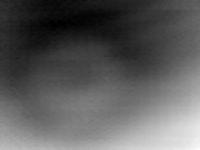
#> input picture results/A/1.jpg, 200 x 150 px, given as the content of the folder ./images/, which was not available
$ python demo.py
#> lines starting #> are read from the running program, lines starting #| are printed output that depends on the picture; pictures that were not available may be replaced by others from this repository, and a replacement may not be noted
### utility.py
import os

def allFilePath(data_dir):
#> called with data_dir = './images/'
    file_list = []
    for (dirpath, dirnames, filenames) in os.walk(data_dir):
        for filename in filenames:
            file_dir = os.path.join(dirpath, filename)
            file_list.append(file_dir)
#> further down, input_image is the input picture: shape (150, 200, 3); min 0, max 254, mean 91.3
    return file_list

### winRPCA_median.py
'''
This is a python implementation of the "small target detection" algorithm in
--------------------------------------------------------------------------------
Chenqiang Gao, Deyu Meng, Yi Yang, et al.,
"Infrared Patch-Image Model for Small Target Detection in a Single Image,"
Image Processing, IEEE Transactions on, vol. 22, no. 12, pp. 4996-5009, 2013.
--------------------------------------------------------------------------------
Please note that this code do NOT contain the segmentation step. If you the
locations of small targets, you have to use a segmentation algorithm.

If you have any questions, please contact:
Author: Yao Li
Email: yaoli0508@hit.edu.cn
Copyright:  Harbin Institute of Technology, College of Mathematics
--------------------------------------------------------------------------------
License: Our code is only available for non-commercial research use.
'''
import numpy as np
from APG_IR import APG_IR

def rgb2gray(rgb):
    return np.dot(rgb[...,:3], [0.2989, 0.5870, 0.1140])

def mat2gray(image):
    return (image - np.min(image))/np.ptp(image)


'''
Input:
    image: (np.array, dtype=uint8) m x n matrix of an infrared image
    options: (dict)
        'dw': width of the patch
        'dh': height of the patch
        'x_step': sliding steps of patch along x-axis
        'y_step': sliding steps of patch along y-axis
Output:
    A_hat: (np.array, dtype=uint8) m x n matrix estimates for background image
    E_hat: (np.array, dtype=uint8) m x n matrix estimates for target image

% [A_hat, E_hat] - estimates for background image and target image, respectively
'''
def winRPCA_median(image, options):
    if len(image.shape) == 3:
        image = rgb2gray(image)
    m, n = image.shape
#> m = 150; n = 200

    D = []
    for i in range(0, m-options['dh']+1, options['y_step']):
        for j in range(0, n-options['dw']+1, options['x_step']):
            D.append(image[i:i+options['dh'], j:j+options['dw']].flatten('F'))
#> after the loop, D = 176 items
    D_array = np.array(D).T
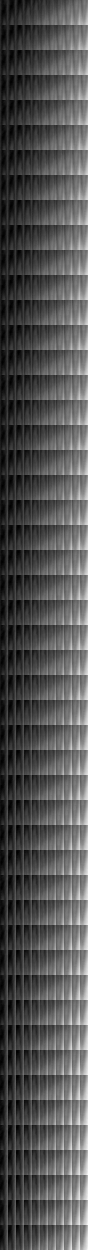
#> D_array: shape (2500, 176) float64 (shown at 1/2 size); min 0, max 254, mean 83.7
    D_normalized = mat2gray(D_array)
    Lambda = 1 / np.sqrt(max(m, n))
#> Lambda = 0.0707
    A1, E1 = APG_IR(D_normalized, Lambda)

    AA = np.zeros((m, n, 100))
    EE = np.zeros((m, n, 100))

    index = 0
    C = np.zeros(image.shape)
    A_hat = np.zeros(image.shape)
    E_hat = np.zeros(image.shape)

    for i in range(0, m-options['dh']+1, options['y_step']):
        for j in range(0, n-options['dw']+1, options['x_step']):
            temp = A1[:, index].reshape((options['dw'], options['dh'])).T
            temp1 = E1[:, index].reshape((options['dw'], options['dh'])).T
            C[i:i+options['dh'], j:j+options['dw']] += 1
            index += 1
            for ii in range(i, i+options['dh']):
                for jj in range(j, j+options['dw']):
                    AA[ii, jj, int(C[ii, jj])-1] = temp[ii-i, jj-j]
                    EE[ii, jj, int(C[ii, jj])-1] = temp1[ii-i, jj-j]

    for i in range(m):
        for j in range(n):
            if C[i,j] > 0:
                A_hat[i,j] = np.median(AA[i,j,:int(C[i,j])])
                E_hat[i,j] = np.median(EE[i,j,:int(C[i,j])])

    return A_hat, E_hat

### APG_IR.py
'''
This is a python implementation of the "small target detection" algorithm in
--------------------------------------------------------------------------------
Chenqiang Gao, Deyu Meng, Yi Yang, et al.,
"Infrared Patch-Image Model for Small Target Detection in a Single Image,"
Image Processing, IEEE Transactions on, vol. 22, no. 12, pp. 4996-5009, 2013.
--------------------------------------------------------------------------------
Please note that this code do NOT contain the segmentation step. If you the
locations of small targets, you have to use a segmentation algorithm.

If you have any questions, please contact:
Author: Yao Li
Email: yaoli0508@hit.edu.cn
Copyright:  Harbin Institute of Technology, College of Mathematics
--------------------------------------------------------------------------------
License: Our code is only available for non-commercial research use.
'''
import numpy as np

def pos(A):
    return A * ( A > 0 ).astype(np.float32);

'''
Input:
    D: (np.array, dtype=uint8) m x n matrix of observations/data
    Lambda: (float) weight on sparse error term in the cost function
    tol: (float) tolerance for stopping criterion, DEFAULT 1e-7
    maxIter: (int) maximum number of iterations, DEFAULT 10000
    lineSearchFlag: 1 if line search is to be done every iteration, DEFAULT 0
    continuationFlag: 1 if a continuation is to be done on the parameter mu
        DEFAULT 1
    eta: (float) (0,1) line search parameter, ignored if lineSearchFlag is 0,
        DEFAULT 0.9
    mu: relaxation parameter, ignored if continuationFlag is 1, DEFAULT 1e-3
    outputFileName: (str) Details of each iteration are dumped here, if provided
Output:
    X_k_A: estimates for the low-rank part
    X_k_E:estimates for the error part
'''
def APG_IR(D, Lambda, maxIter=1e4, tol=1e-7, lineSearchFlag=0, \
    continuationFlag=1, eta=.9, mu=1e-3, outputFileName=None):

#> called with Lambda = 0.0707, maxIter = 10000, tol = 1e-07, lineSearchFlag = 0, continuationFlag = 1, eta = 0.9, mu = 0.001
    if outputFileName is not None:
        output_file = open(outputFileName, 'w')

    DISPLAY_EVERY = 20 ;
    DISPLAY = 0 ;

    m, n = D.shape
#> m = 2500; n = 176
    t_k = 1
    t_km1 = 1
    tau_0 = 2 # square of Lipschitz constant for the RPCA problem

    X_km1_A = np.zeros(D.shape)
    X_km1_E = np.zeros(D.shape) # X^{k-1} = (A^{k-1},E^{k-1})
    X_k_A = np.zeros(D.shape)
    X_k_E = np.zeros(D.shape) # X^{k} = (A^{k},E^{k})

    U,s,V = np.linalg.svd(D, full_matrices=False)
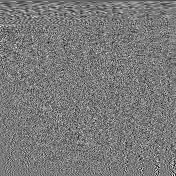
#> V: shape (176, 176) float64; min -0.344, max 0.373, mean -0.000684; drawn with min black and max white
#> s = 176 values, max 247 at index 0, min 0.126 at index 175, mean 2.08
    mu_k = s[1]
#> mu_k = 17.09
    mu_bar = .005 * s[3]
#> mu_bar = 0.0437
    tau_k = tau_0
    converged = 0
    numIter = 0
    NOChange_counter = 0
    pre_rank = 0
    pre_cardE = 0

    while not converged:
        Y_k_A = X_k_A + ((t_km1 - 1)/t_k)*(X_k_A-X_km1_A)
        Y_k_E = X_k_E + ((t_km1 - 1)/t_k)*(X_k_E-X_km1_E)
        G_k_A = Y_k_A - (1./tau_k)*(Y_k_A+Y_k_E-D)
        G_k_E = Y_k_E - (1./tau_k)*(Y_k_A+Y_k_E-D)

        U,s,V = np.linalg.svd(G_k_A, full_matrices=False)
        X_kp1_A = np.dot(np.dot(U, np.diag(pos(s - mu_k/tau_k))), V)
        X_kp1_E = np.sign(G_k_E)*pos(np.abs(G_k_E) - Lambda* mu_k/tau_k)

        rankA  = np.sum(s>mu_k/tau_k)
        cardE = np.sum(np.sum((np.abs(X_kp1_E)>0).astype(np.float32)))

        t_kp1 = 0.5*(1+np.sqrt(1+4*t_k*t_k))
        temp = X_kp1_A + X_kp1_E - Y_k_A - Y_k_E
        S_kp1_A = tau_k*(Y_k_A-X_kp1_A) + temp
        S_kp1_E = tau_k*(Y_k_E-X_kp1_E) + temp

        norm_S = np.linalg.norm(\
            np.concatenate((S_kp1_A, S_kp1_E), axis=1), ord='fro')
        norm_X = np.linalg.norm(\
            np.concatenate((X_kp1_A, X_kp1_E), axis=1), ord='fro')
        stoppingCriterion = norm_S / (tau_k * max(1., norm_X))
        if stoppingCriterion <= tol:
            converged = 1
        if continuationFlag:
            mu_k = max(0.9*mu_k, mu_bar)

        t_km1 = t_k
        t_k = t_kp1
        X_km1_A = X_k_A
        X_km1_E = X_k_E
        X_k_A = X_kp1_A
        X_k_E = X_kp1_E
        numIter += 1

        ########################################################################
        # The iteration process can be finished if the rank of A keeps the same
        # many times

        if pre_rank == rankA:
            NOChange_counter += 1;
            if NOChange_counter > 10 and np.abs(cardE-pre_cardE) < 20:
                converged = 1
        else:
            NOChange_counter = 0
            pre_cardE = cardE
        pre_rank = rankA
        ########################################################################
        # In practice, the APG algorithm, sometimes, cannot get a strictly
        # low-rank matrix A_hat after iteration process. Many  singular valus of
        # the obtained matrix A_hat, however, are extremely small. This can be
        # considered to be low-rank to a certain extent. Experimental results
        # show that the final recoverd backgournd image and target image are
        # good. Alternatively, we can make the rank of matrix A_hat lower using
        # the following truncation. This trick can make the APG algorithm faster
        # and the performance of our algorithm is still satisfied. Here we set
        # the truncated threshold as 0.3, while it can be adaptively set based
        # on your actual scenarios.
        if rankA > 0.3 * min(m, n):
            converged = 1
        ########################################################################
        if DISPLAY and numIter%DISPLAY_EVERY == 0:
            print('Iteration ', numIter, '  rank(A) ', rankA, ' ||E||_0 ', cardE)
        if outputFileName is not None:
            line = 'Iteration '+str(numIter)+' rank(A) '+str(rankA)+ \
                ' ||E||_0 '+str(cardE)+' Stopping Criterion '+ \
                str(stoppingCriterion)+'\n'
            output_file.write(line)
        if numIter >= maxIter:
            print('Maximum iterations reached')
            converged = 1
#> this loop made 39 passes
#> (rankA, cardE, norm_S, norm_X, stoppingCriterion, mu_k, pre_cardE, pre_rank) on passes 1, 2, 3, 8, 9, 14, 15, 17, 19, 20, 22, 24: (1, 0, 162.6, 115, 0.707, 15.38, 0, 1), (2, 0, 82.51, 173.3, 0.238, 13.84, 0, 2), (3, 0, 30.76, 211.5, 0.0727, 12.46, 0, 3), (4, 0, 0.587, 239.2, 0.00123, 7.36, 0, 4), (5, 0, 1.2, 239.4, 0.00252, 6.62, 0, 5), (6, 0, 0.232, 243.3, 0.000477, 3.91, 0, 6), (7, 0, 0.412, 243.8, 0.000844, 3.52, 0, 7), (8, 0, 0.285, 244.6, 0.000582, 2.85, 0, 8), (9, 0, 0.259, 245.3, 0.000528, 2.31, 0, 9), (10, 0, 0.21, 245.6, 0.000427, 2.08, 0, 10), (11, 0, 0.152, 246.2, 0.000309, 1.68, 0, 11), (12, 0, 0.17, 246.6, 0.000345, 1.36, 0, 12)
#> (rankA, cardE, norm_S, norm_X, stoppingCriterion, mu_k, pre_rank) on passes 4, 5, 6, 7, 10, 11: (3, 0, 4.95, 231.3, 0.0107, 11.21, 3), (3, 0, 4.5, 238.9, 0.00941, 10.09, 3), (3, 0, 4.63, 240.2, 0.00964, 9.08, 3), (3, 0, 2.24, 239.6, 0.00468, 8.17, 3), (5, 0, 1.15, 240.2, 0.0024, 5.96, 5), (5, 0, 0.698, 241.1, 0.00145, 5.36, 5)
#> pass 1, in APG_IR, `G_k_A = Y_k_A - (1./tau_k)*(Y_k_A+Y_k_E-D)`:
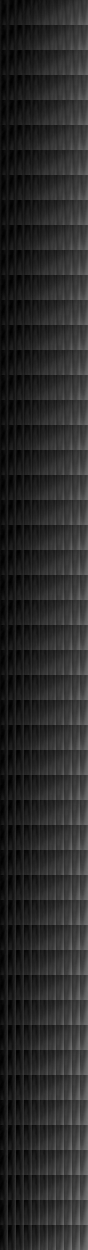
#> G_k_A: shape (2500, 176) float64 (shown at 1/2 size); min 0, max 0.5, mean 0.165
#> pass 1, in APG_IR, `S_kp1_A = tau_k*(Y_k_A-X_kp1_A) + temp`:
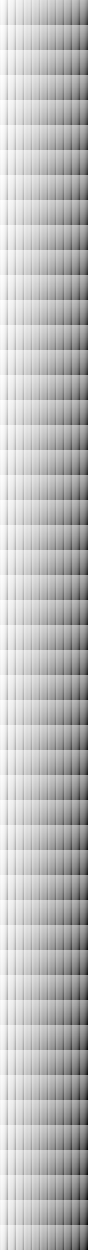
#> S_kp1_A: shape (2500, 176) float64 (shown at 1/2 size); min -0.515, max -0.0216, mean -0.154; drawn with min black and max white
#> after the loop:
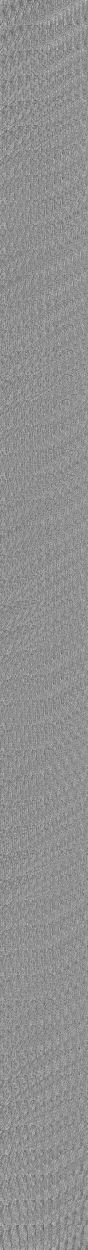
#> G_k_E: shape (2500, 176) float64 (shown at 1/2 size); min -0.0213, max 0.0167, mean 0.000197; drawn with min black and max white
#> after the loop:
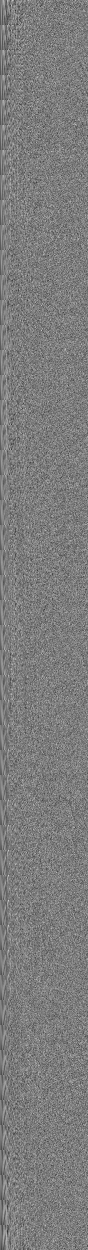
#> U: shape (2500, 176) float64 (shown at 1/2 size); min -0.0933, max 0.0971, mean -7.8e-05; drawn with min black and max white
#> after the loop, numIter = 39
    return X_k_A, X_k_E

### demo.py
'''
This is a python implementation of the "small target detection" algorithm in
--------------------------------------------------------------------------------
Chenqiang Gao, Deyu Meng, Yi Yang, et al.,
"Infrared Patch-Image Model for Small Target Detection in a Single Image,"
Image Processing, IEEE Transactions on, vol. 22, no. 12, pp. 4996-5009, 2013.
--------------------------------------------------------------------------------
Please note that this code do NOT contain the segmentation step. If you the
locations of small targets, you have to use a segmentation algorithm.

If you have any questions, please contact:
Author: Yao Li
Email: yaoli0508@hit.edu.cn
Copyright:  Harbin Institute of Technology, College of Mathematics
--------------------------------------------------------------------------------
License: Our code is only available for non-commercial research use.
'''

from utility import allFilePath
from winRPCA_median import winRPCA_median, mat2gray
import matplotlib.pyplot as plt
import numpy as np
import os


input_dir = './images/'
output_dir = './results/'

options = {'dw': 50, 'dh': 50, 'x_step': 10, 'y_step': 10}

files = allFilePath(input_dir)
files.sort()
os.makedirs(output_dir, exist_ok=True)
os.makedirs(os.path.join(output_dir, 'A'), exist_ok=True)
os.makedirs(os.path.join(output_dir, 'E'), exist_ok=True)

for i in range(len(files)):
    print('Processing ', files[i])
    input_image = plt.imread(files[i])
    A, E = winRPCA_median(input_image, options)
#> after the loop in winRPCA_median, `for i in range(0, m-options['dh']+1, options['y_step']):`:
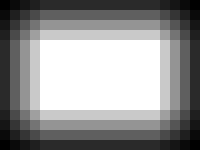
#> C: shape (150, 200) float64; min 1, max 25, mean 14.7; drawn with min black and max white
#> after the loop in winRPCA_median, `for i in range(0, m-options['dh']+1, options['y_step']):`: index = 176


    plt.subplot(3, len(files), i+1)
    plt.imshow(input_image)
    plt.gray()
    plt.axis('off')
    plt.title(files[i].split('/')[-1])

    maxv = np.max(input_image.astype(np.float32))
#> maxv = 254
    A_uint8 = (mat2gray(A) * maxv).astype(np.uint8)
    E_uint8 = (mat2gray(E) * 255).astype(np.uint8)
    plt.subplot(3, len(files), i+len(files)+1)
    plt.imshow(A_uint8)
    plt.gray()
    plt.axis('off')

    plt.subplot(3, len(files), i+len(files)*2+1)
    plt.imshow(E_uint8)
    plt.gray()
    plt.axis('off')

    plt.imsave(os.path.join(output_dir, 'A', files[i].split('/')[-1]), A_uint8)
    plt.imsave(os.path.join(output_dir, 'E', files[i].split('/')[-1]), E_uint8)

plt.show()

$ run again, on results/A/5.jpg
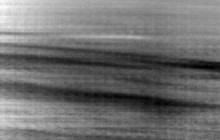
#> input picture results/A/5.jpg, 220 x 140 px, given as the content of the folder ./images/, which was not available
#> input_image is the input picture: shape (140, 220, 3); min 0, max 252, mean 111.4
#> after the loop in winRPCA_median, `for i in range(0, m-options['dh']+1, options['y_step']):`: D = 180 items
#> s = 180 values, max 268.8 at index 0, min 0.223 at index 179, mean 3.45
#> in APG_IR, `mu_k = s[1]`: mu_k = 49.18
#> mu_bar = 0.128
#> the loop in APG_IR, `while not converged:` made 40 passes
#> (rankA, cardE, norm_S, norm_X, stoppingCriterion, mu_k, pre_cardE, pre_rank) on passes 1, 2, 4, 8, 11, 12, 15, 17: (1, 0, 155.3, 109.8, 0.707, 44.26, 0, 1), (2, 0, 81.21, 167.2, 0.243, 39.83, 0, 2), (3, 0, 8, 228.3, 0.0175, 32.27, 0, 3), (4, 0, 2.11, 246.6, 0.00428, 21.17, 0, 4), (5, 0, 1.21, 254, 0.00239, 15.43, 0, 5), (6, 0, 1.52, 256.4, 0.00296, 13.89, 0, 6), (7, 0, 0.674, 262, 0.00129, 10.13, 0, 7), (10, 0, 0.979, 264.9, 0.00185, 8.2, 0, 10)
#> after the loop in APG_IR, `while not converged:`:
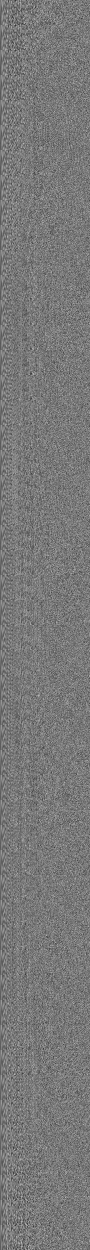
#> U: shape (2500, 180) float64 (shown at 1/2 size); min -0.0937, max 0.104, mean -0.000121; drawn with min black and max white
#> after the loop in APG_IR, `while not converged:`: numIter = 40
#> after the loop in winRPCA_median, `for i in range(0, m-options['dh']+1, options['y_step']):`:
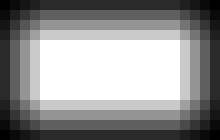
#> C: shape (140, 220) float64; min 1, max 25, mean 14.6; drawn with min black and max white
#> after the loop in winRPCA_median, `for i in range(0, m-options['dh']+1, options['y_step']):`: index = 180
#> maxv = 252
